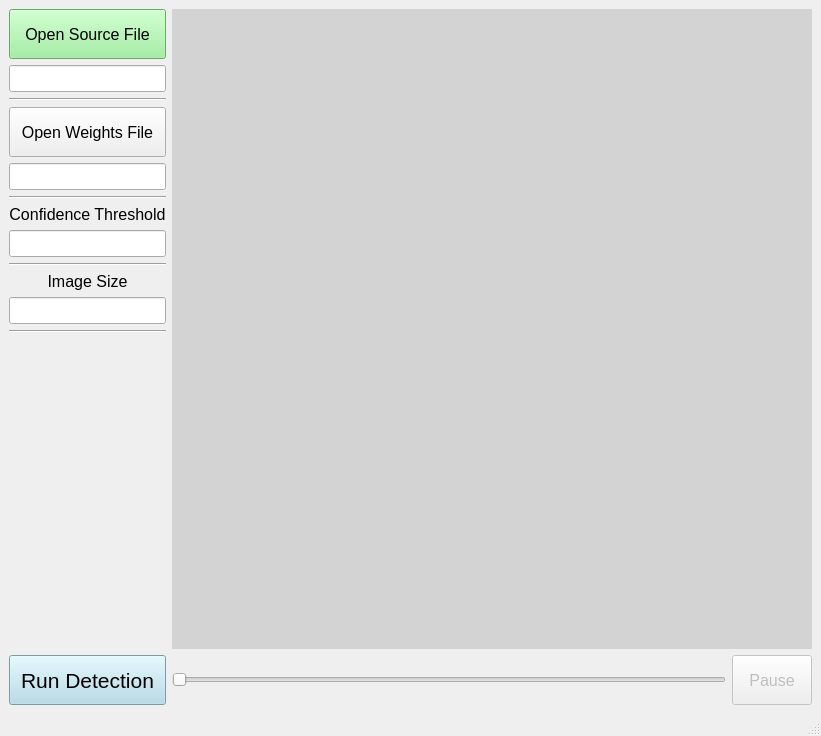
<?xml version="1.0" encoding="UTF-8"?>
<ui version="4.0">
 <class>MainWindow</class>
 <widget class="QMainWindow" name="MainWindow">
  <property name="geometry">
   <rect>
    <x>0</x>
    <y>0</y>
    <width>816</width>
    <height>735</height>
   </rect>
  </property>
  <property name="windowTitle">
   <string>MainWindow</string>
  </property>
  <widget class="QWidget" name="centralwidget">
   <layout class="QGridLayout" name="gridLayout">
    <item row="3" column="3">
     <widget class="QSlider" name="videoScrub">
      <property name="enabled">
       <bool>false</bool>
      </property>
      <property name="minimumSize">
       <size>
        <width>0</width>
        <height>50</height>
       </size>
      </property>
      <property name="baseSize">
       <size>
        <width>0</width>
        <height>0</height>
       </size>
      </property>
      <property name="pageStep">
       <number>10</number>
      </property>
      <property name="orientation">
       <enum>Qt::Horizontal</enum>
      </property>
     </widget>
    </item>
    <item row="3" column="4">
     <widget class="QPushButton" name="playPause">
      <property name="enabled">
       <bool>false</bool>
      </property>
      <property name="minimumSize">
       <size>
        <width>0</width>
        <height>50</height>
       </size>
      </property>
      <property name="font">
       <font>
        <pointsize>12</pointsize>
       </font>
      </property>
      <property name="text">
       <string>Pause</string>
      </property>
     </widget>
    </item>
    <item row="0" column="3" rowspan="3" colspan="2">
     <widget class="QLabel" name="label">
      <property name="minimumSize">
       <size>
        <width>640</width>
        <height>640</height>
       </size>
      </property>
      <property name="autoFillBackground">
       <bool>false</bool>
      </property>
      <property name="styleSheet">
       <string notr="true">background-color: lightgray;</string>
      </property>
      <property name="text">
       <string/>
      </property>
     </widget>
    </item>
    <item row="0" column="1" rowspan="4">
     <layout class="QVBoxLayout" name="verticalLayout">
      <item>
       <widget class="QPushButton" name="openFile">
        <property name="minimumSize">
         <size>
          <width>150</width>
          <height>50</height>
         </size>
        </property>
        <property name="font">
         <font>
          <pointsize>12</pointsize>
         </font>
        </property>
        <property name="styleSheet">
         <string notr="true">background-color:lightGreen</string>
        </property>
        <property name="text">
         <string>Open Source File</string>
        </property>
        <property name="autoDefault">
         <bool>false</bool>
        </property>
       </widget>
      </item>
      <item>
       <widget class="QLineEdit" name="sourceText">
        <property name="font">
         <font>
          <pointsize>12</pointsize>
         </font>
        </property>
       </widget>
      </item>
      <item>
       <widget class="Line" name="line_3">
        <property name="orientation">
         <enum>Qt::Horizontal</enum>
        </property>
       </widget>
      </item>
      <item>
       <widget class="QPushButton" name="weightButton">
        <property name="minimumSize">
         <size>
          <width>150</width>
          <height>50</height>
         </size>
        </property>
        <property name="font">
         <font>
          <pointsize>12</pointsize>
         </font>
        </property>
        <property name="text">
         <string>Open Weights File</string>
        </property>
       </widget>
      </item>
      <item>
       <widget class="QLineEdit" name="weightText">
        <property name="font">
         <font>
          <pointsize>12</pointsize>
         </font>
        </property>
       </widget>
      </item>
      <item>
       <widget class="Line" name="line">
        <property name="orientation">
         <enum>Qt::Horizontal</enum>
        </property>
       </widget>
      </item>
      <item>
       <widget class="QLabel" name="confLabel">
        <property name="font">
         <font>
          <pointsize>12</pointsize>
         </font>
        </property>
        <property name="text">
         <string>Confidence Threshold</string>
        </property>
        <property name="alignment">
         <set>Qt::AlignCenter</set>
        </property>
       </widget>
      </item>
      <item>
       <widget class="QLineEdit" name="confText">
        <property name="font">
         <font>
          <pointsize>12</pointsize>
         </font>
        </property>
       </widget>
      </item>
      <item>
       <widget class="Line" name="line_2">
        <property name="orientation">
         <enum>Qt::Horizontal</enum>
        </property>
       </widget>
      </item>
      <item>
       <widget class="QLabel" name="imageSizeLabel">
        <property name="font">
         <font>
          <pointsize>12</pointsize>
         </font>
        </property>
        <property name="text">
         <string>Image Size</string>
        </property>
        <property name="alignment">
         <set>Qt::AlignCenter</set>
        </property>
       </widget>
      </item>
      <item>
       <widget class="QLineEdit" name="imageSizeText">
        <property name="font">
         <font>
          <pointsize>12</pointsize>
         </font>
        </property>
       </widget>
      </item>
      <item>
       <widget class="Line" name="line_4">
        <property name="orientation">
         <enum>Qt::Horizontal</enum>
        </property>
       </widget>
      </item>
      <item>
       <spacer name="verticalSpacer_8">
        <property name="orientation">
         <enum>Qt::Vertical</enum>
        </property>
        <property name="sizeHint" stdset="0">
         <size>
          <width>20</width>
          <height>40</height>
         </size>
        </property>
       </spacer>
      </item>
      <item>
       <spacer name="verticalSpacer_7">
        <property name="orientation">
         <enum>Qt::Vertical</enum>
        </property>
        <property name="sizeHint" stdset="0">
         <size>
          <width>20</width>
          <height>40</height>
         </size>
        </property>
       </spacer>
      </item>
      <item>
       <spacer name="verticalSpacer_6">
        <property name="orientation">
         <enum>Qt::Vertical</enum>
        </property>
        <property name="sizeHint" stdset="0">
         <size>
          <width>20</width>
          <height>40</height>
         </size>
        </property>
       </spacer>
      </item>
      <item>
       <spacer name="verticalSpacer_4">
        <property name="orientation">
         <enum>Qt::Vertical</enum>
        </property>
        <property name="sizeHint" stdset="0">
         <size>
          <width>20</width>
          <height>40</height>
         </size>
        </property>
       </spacer>
      </item>
      <item>
       <spacer name="verticalSpacer_3">
        <property name="orientation">
         <enum>Qt::Vertical</enum>
        </property>
        <property name="sizeHint" stdset="0">
         <size>
          <width>20</width>
          <height>40</height>
         </size>
        </property>
       </spacer>
      </item>
      <item>
       <spacer name="verticalSpacer_5">
        <property name="orientation">
         <enum>Qt::Vertical</enum>
        </property>
        <property name="sizeHint" stdset="0">
         <size>
          <width>20</width>
          <height>40</height>
         </size>
        </property>
       </spacer>
      </item>
      <item>
       <widget class="QPushButton" name="runTest">
        <property name="minimumSize">
         <size>
          <width>0</width>
          <height>50</height>
         </size>
        </property>
        <property name="font">
         <font>
          <pointsize>16</pointsize>
          <weight>50</weight>
          <bold>false</bold>
         </font>
        </property>
        <property name="layoutDirection">
         <enum>Qt::LeftToRight</enum>
        </property>
        <property name="autoFillBackground">
         <bool>false</bool>
        </property>
        <property name="styleSheet">
         <string notr="true">background-color:lightBLue</string>
        </property>
        <property name="text">
         <string>Run Detection</string>
        </property>
       </widget>
      </item>
     </layout>
    </item>
   </layout>
  </widget>
  <widget class="QStatusBar" name="statusbar"/>
 </widget>
 <resources/>
 <connections/>
</ui>
